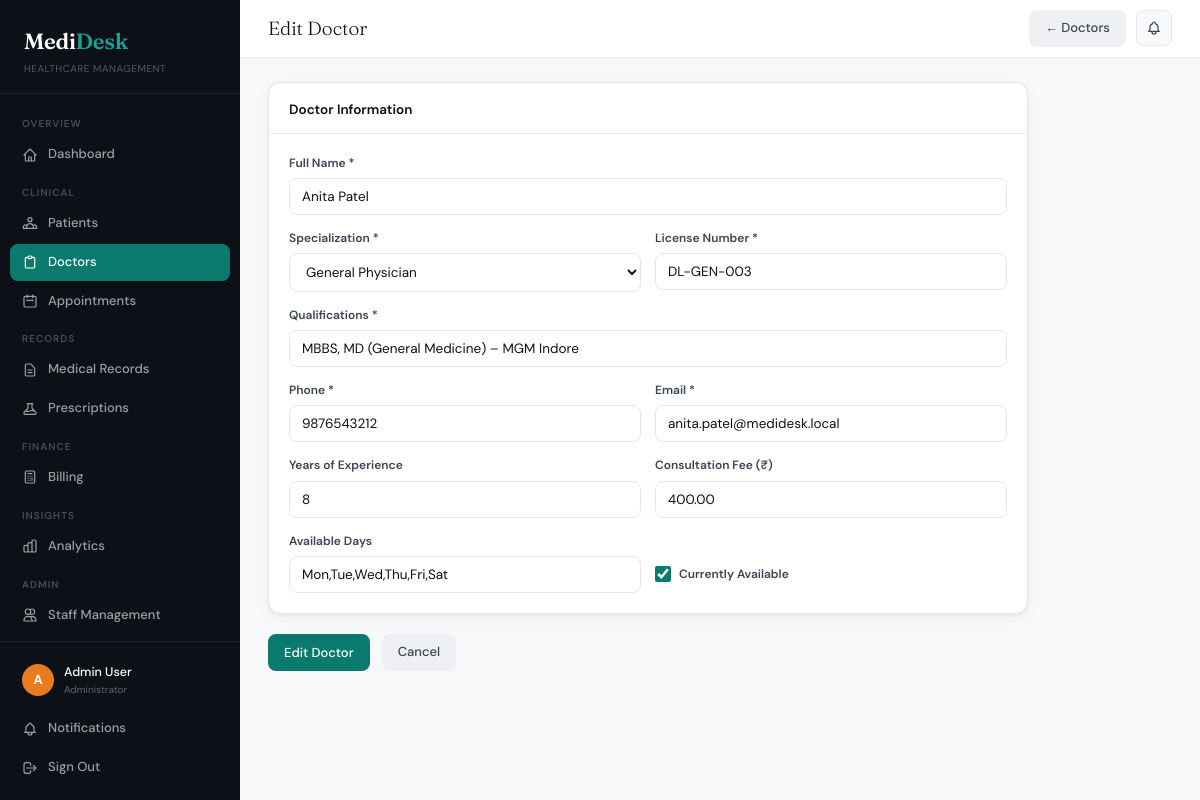
/doctors/3/edit/ (signed in), run on the app's committed database.
### core/models.py (models this page shows, shortened)
class Doctor(models.Model):
    SPECIALIZATIONS = [
        ('general', 'General Physician'), ('cardiology', 'Cardiology'),
        ('neurology', 'Neurology'), ('orthopedics', 'Orthopedics'),
        ('pediatrics', 'Pediatrics'), ('dermatology', 'Dermatology'),
        ('gynecology', 'Gynecology & Obstetrics'), ('psychiatry', 'Psychiatry'),
        ('ophthalmology', 'Ophthalmology'), ('ent', 'ENT'),
        ('oncology', 'Oncology'), ('radiology', 'Radiology'),
        ('urology', 'Urology'), ('nephrology', 'Nephrology'),
        ('gastroenterology', 'Gastroenterology'), ('endocrinology', 'Endocrinology'),
        ('pulmonology', 'Pulmonology'), ('rheumatology', 'Rheumatology'),
    ]
    user = models.OneToOneField(User, on_delete=models.CASCADE, null=True, blank=True, related_name='doctor_profile')
    name = models.CharField(max_length=200)
    specialization = models.CharField(max_length=50, choices=SPECIALIZATIONS)
    license_number = models.CharField(max_length=50, unique=True)
    phone = models.CharField(max_length=10, validators=[phone_validator])
    email = models.EmailField(unique=True)
    qualification = models.CharField(max_length=300)
    experience_years = models.PositiveIntegerField(default=0)
    consultation_fee = models.DecimalField(max_digits=8, decimal_places=2, default=500.00)
    available_days = models.CharField(max_length=200, default='Mon,Tue,Wed,Thu,Fri')
    slot_duration_minutes = models.PositiveIntegerField(default=15)
    morning_start = models.TimeField(null=True, blank=True)
    morning_end = models.TimeField(null=True, blank=True)
    evening_start = models.TimeField(null=True, blank=True)
    evening_end = models.TimeField(null=True, blank=True)
    is_available = models.BooleanField(default=True)
    created_at = models.DateTimeField(auto_now_add=True)
    class Meta:
        ordering = ['name']

### core/views.py (the view)
# urls.py: path('doctors/<int:pk>/edit/', views.doctor_edit, name='doctor_edit'),
@login_required
@role_required('admin')
def doctor_edit(request, pk):
    doctor = get_object_or_404(Doctor, pk=pk)
    if request.method == 'POST':
        form = DoctorForm(request.POST, instance=doctor)
        if form.is_valid():
            form.save()
            messages.success(request, 'Doctor profile updated.')
            return redirect('doctor_detail', pk=pk)
    else:
        form = DoctorForm(instance=doctor)
    return render(request, 'core/doctor_form.html', {'form': form, 'title': 'Edit Doctor', 'doctor': doctor})

### core/context_processors.py (called while the page is built, shortened)
def user_role(request):
    if not request.user.is_authenticated:
        return {'user_role': '', 'user_profile': None}
    if request.user.is_superuser:
        return {'user_role': 'admin', 'user_profile': None}

### core/views.py (called while the page is built)
def get_role(user):
    try:
        return user.profile.role
    except Exception:
        return 'admin' if user.is_superuser else 'receptionist'

def role_required(*roles):
    def decorator(view_func):
        @wraps(view_func)
        def wrapper(request, *args, **kwargs):
            if not request.user.is_authenticated:
                return redirect('login')
            r = get_role(request.user)
            if r not in roles and not request.user.is_superuser:
                messages.error(request, f'Access denied. You need role: {", ".join(roles)}.')
                return redirect('dashboard')
            return view_func(request, *args, **kwargs)
        return wrapper
    return decorator

### core/templates/core/doctor_form.html (shortened to what this page needs)
{% extends 'core/base.html' %}
{% block page_title %}{{ title }}{% endblock %}
{% block topbar_actions %}
<a href="/doctors/" class="btn btn-secondary">← Doctors</a>
{% endblock %}
{% block content %}
<div style="max-width:760px;">
  <form method="post">
    <div class="card" style="margin-bottom:20px;">
      <div class="card-header"><div class="card-title">Doctor Information</div></div>
      <div class="card-body">
        <div class="form-grid">
          <div class="form-group full">
            <label class="form-label">Full Name *</label>
            {{ form.name }}
          </div>
          <div class="form-group">
            <label class="form-label">Specialization *</label>
            {{ form.specialization }}
          </div>
          <div class="form-group">
            <label class="form-label">License Number *</label>
            {{ form.license_number }}
          </div>
          <div class="form-group full">
            <label class="form-label">Qualifications *</label>
            {{ form.qualification }}
          </div>
          <div class="form-group">
            <label class="form-label">Phone *</label>
            {{ form.phone }}
          </div>
          <div class="form-group">
            <label class="form-label">Email *</label>
            {{ form.email }}
          </div>
          <div class="form-group">
            <label class="form-label">Years of Experience</label>
            {{ form.experience_years }}
          </div>
          <div class="form-group">
            <label class="form-label">Consultation Fee (₹)</label>
            {{ form.consultation_fee }}
          </div>
          <div class="form-group">
            <label class="form-label">Available Days</label>
            {{ form.available_days }}
          </div>
          <div class="form-group" style="align-self:flex-end;">
            <label style="display:flex;align-items:center;gap:8px;cursor:pointer;padding:9px 0;">
              {{ form.is_available }}
              <span class="form-label" style="margin:0;">Currently Available</span>
            </label>
          </div>
        </div>
      </div>
    </div>
    <div style="display:flex;gap:12px;">
      <button type="submit" class="btn btn-primary">{{ title }}</button>
      <a href="/doctors/" class="btn btn-secondary">Cancel</a>
    </div>
  </form>
</div>
{% endblock %}

### core/templates/core/base.html (shortened to what this page needs)
<!DOCTYPE html>
<html lang="en">
<head>
</head>
<body>
{% if user.is_authenticated %}
<aside class="sidebar">
  <div class="sidebar-logo">
    <div class="brand">Medi<span>Desk</span></div>
    <div class="tagline">Healthcare Management</div>
  </div>
  <nav class="sidebar-nav">
    <div class="nav-label">Overview</div>
    <a href="/dashboard/" class="nav-item {% if request.resolver_match.url_name == 'dashboard' %}active{% endif %}">
      <svg fill="none" stroke="currentColor" viewBox="0 0 24 24"><path stroke-linecap="round" stroke-linejoin="round" stroke-width="1.8" d="M3 12l2-2m0 0l7-7 7 7M5 10v10a1 1 0 001 1h3m10-11l2 2m-2-2v10a1 1 0 01-1 1h-3m-6 0a1 1 0 001-1v-4a1 1 0 011-1h2a1 1 0 011 1v4a1 1 0 001 1m-6 0h6"/></svg>
      Dashboard
    </a>
    {% if not user_role == 'pharmacist' %}
    <div class="nav-label">Clinical</div>
    <a href="/patients/" class="nav-item {% if 'patient' in request.resolver_match.url_name %}active{% endif %}">
      Patients
    </a>
    {% endif %}
    {% if user.is_superuser or user_role == 'admin' or user_role == 'receptionist' %}
    <a href="/doctors/" class="nav-item {% if 'doctor' in request.resolver_match.url_name %}active{% endif %}">
      <svg fill="none" stroke="currentColor" viewBox="0 0 24 24"><path stroke-linecap="round" stroke-linejoin="round" stroke-width="1.8" d="M9 5H7a2 2 0 00-2 2v12a2 2 0 002 2h10a2 2 0 002-2V7a2 2 0 00-2-2h-2M9 5a2 2 0 002 2h2a2 2 0 002-2M9 5a2 2 0 012-2h2a2 2 0 012 2"/></svg>
      Doctors
    </a>
    {% endif %}
    {% if not user_role == 'pharmacist' %}
    <a href="/appointments/" class="nav-item {% if 'appointment' in request.resolver_match.url_name %}active{% endif %}">
      <svg fill="none" stroke="currentColor" viewBox="0 0 24 24"><path stroke-linecap="round" stroke-linejoin="round" stroke-width="1.8" d="M8 7V3m8 4V3m-9 8h10M5 21h14a2 2 0 002-2V7a2 2 0 00-2-2H5a2 2 0 00-2 2v12a2 2 0 002 2z"/></svg>
      Appointments
    </a>
    {% endif %}
    {% if not user_role == 'pharmacist' %}
    <div class="nav-label">Records</div>
    <a href="/records/" class="nav-item {% if 'record' in request.resolver_match.url_name %}active{% endif %}">
      <svg fill="none" stroke="currentColor" viewBox="0 0 24 24"><path stroke-linecap="round" stroke-linejoin="round" stroke-width="1.8" d="M9 12h6m-6 4h6m2 5H7a2 2 0 01-2-2V5a2 2 0 012-2h5.586a1 1 0 01.707.293l5.414 5.414a1 1 0 01.293.707V19a2 2 0 01-2 2z"/></svg>
      Medical Records
    </a>
    {% endif %}
    <a href="/prescriptions/" class="nav-item {% if 'prescription' in request.resolver_match.url_name %}active{% endif %}">
      Prescriptions
    </a>
    {% if user.is_superuser or user_role == 'admin' or user_role == 'receptionist' %}
    <div class="nav-label">Finance</div>
    <a href="/billing/" class="nav-item {% if 'bill' in request.resolver_match.url_name %}active{% endif %}">
      <svg fill="none" stroke="currentColor" viewBox="0 0 24 24"><path stroke-linecap="round" stroke-linejoin="round" stroke-width="1.8" d="M9 7h6m0 10v-3m-3 3h.01M9 17h.01M9 14h.01M12 14h.01M15 11h.01M12 11h.01M9 11h.01M7 21h10a2 2 0 002-2V5a2 2 0 00-2-2H7a2 2 0 00-2 2v14a2 2 0 002 2z"/></svg>
      Billing
    </a>
    {% endif %}
    {% if user.is_superuser or user_role == 'admin' or user_role == 'doctor' or user_role == 'receptionist' %}
    <div class="nav-label">Insights</div>
    <a href="/analytics/" class="nav-item {% if request.resolver_match.url_name == 'analytics' %}active{% endif %}">
      Analytics
    </a>
    {% endif %}
    {% if user.is_superuser or user_role == 'admin' %}
    <div class="nav-label">Admin</div>
    <a href="/staff/" class="nav-item {% if 'staff' in request.resolver_match.url_name %}active{% endif %}">
      <svg fill="none" stroke="currentColor" viewBox="0 0 24 24"><path stroke-linecap="round" stroke-linejoin="round" stroke-width="1.8" d="M12 4.354a4 4 0 110 5.292M15 21H3v-1a6 6 0 0112 0v1zm0 0h6v-1a6 6 0 00-9-5.197M13 7a4 4 0 11-8 0 4 4 0 018 0z"/></svg>
      Staff Management
    </a>
    {% endif %}
  </nav>
  <div class="sidebar-footer">
    <div class="user-block">
      <div class="user-av av-{% if user.is_superuser %}admin{% else %}{{ user_role|default:'admin' }}{% endif %}">
        {{ user.username|first|upper }}
      </div>
      <div>
        <div class="user-name">{{ user.get_full_name|default:user.username }}</div>
        <div class="user-role">
          {% if user.is_superuser %}Administrator
          {% else %}{{ user_profile.get_role_display|default:"Staff" }}{% endif %}
        </div>
      </div>
    </div>
    <a href="/notifications/" class="nav-item {% if request.resolver_match.url_name == 'notifications' %}active{% endif %}">
      Notifications
    </a>
    <a href="/logout/" class="nav-item">
      <svg fill="none" stroke="currentColor" viewBox="0 0 24 24"><path stroke-linecap="round" stroke-linejoin="round" stroke-width="1.8" d="M17 16l4-4m0 0l-4-4m4 4H7m6 4v1a3 3 0 01-3 3H6a3 3 0 01-3-3V7a3 3 0 013-3h4a3 3 0 013 3v1"/></svg>
      Sign Out
    </a>
  </div>
</aside>
<div class="main-wrap">
  <div class="topbar">
    <div class="topbar-title">{% block page_title %}<strong>Dashboard</strong>{% endblock %}</div>
    <div class="topbar-right">
      {% block topbar_actions %}{% endblock %}
      <a href="/notifications/" class="notif-btn" title="Notifications">
      </a>
    </div>
  </div>
  <div class="page-content">
    {% block content %}{% endblock %}
  </div>
</div>
{% else %}
{% block auth_content %}{% endblock %}
{% endif %}
</body>
</html>

### core/templates/core/base.html (style rules this page uses)
:root { --ink:#0d1117;--ink-2:#3b4452;--ink-3:#7a8699;--surface:#f7f8fa;--surface-2:#eef0f4;--white:#fff;--teal:#0b7a6e;--teal-light:#e6f4f2;--teal-mid:#1aa395;--amber:#e87c1e;--amber-light:#fef3e6;--rose:#c0392b;--rose-light:#fdecea;--blue:#1a56b0;--blue-light:#e8f0fd;--green:#1a7a3e;--green-light:#e6f5ec;--border:#e2e6ed;--shadow:0 1px 3px rgba(13,17,23,.06),0 4px 16px rgba(13,17,23,.04);--shadow-md:0 2px 8px rgba(13,17,23,.08),0 8px 32px rgba(13,17,23,.06);--radius:12px;--radius-sm:8px; }
* { box-sizing:border-box;margin:0;padding:0; }
body { font-family:'DM Sans',sans-serif;background:var(--surface);color:var(--ink);font-size:14px;line-height:1.6;min-height:100vh; }
a { color:inherit;text-decoration:none; }
.sidebar { position:fixed;top:0;left:0;width:240px;height:100vh;background:var(--ink);display:flex;flex-direction:column;z-index:100;overflow:hidden; }
.sidebar-logo { padding:24px 24px 16px;border-bottom:1px solid rgba(255,255,255,.08); }
.brand { font-family:'Fraunces',serif;font-size:22px;font-weight:600;color:#fff;letter-spacing:-.3px; }
.brand span { color:var(--teal-mid); }
.tagline { font-size:10px;color:rgba(255,255,255,.3);margin-top:2px;letter-spacing:.5px;text-transform:uppercase; }
.sidebar-nav { padding:12px 10px;flex:1;overflow-y:auto; }
.nav-label { font-size:10px;font-weight:600;color:rgba(255,255,255,.25);letter-spacing:1px;text-transform:uppercase;padding:10px 12px 4px; }
.nav-item { display:flex;align-items:center;gap:10px;padding:8px 12px;border-radius:8px;color:rgba(255,255,255,.6);font-size:13px;font-weight:500;transition:all .15s;margin-bottom:2px;cursor:pointer; }
.nav-item.active { background:var(--teal);color:#fff; }
.nav-item svg { width:16px;height:16px;flex-shrink:0; }
.sidebar-footer { padding:12px 10px;border-top:1px solid rgba(255,255,255,.08); }
.user-block { display:flex;align-items:center;gap:10px;padding:8px 12px;border-radius:8px;margin-bottom:4px; }
.user-av { width:32px;height:32px;border-radius:50%;display:flex;align-items:center;justify-content:center;font-size:13px;font-weight:700;color:#fff;flex-shrink:0; }
.user-name { font-size:12.5px;font-weight:500;color:#fff; }
.user-role { font-size:10px;color:rgba(255,255,255,.35);text-transform:capitalize; }
.av-admin { background:#e87c1e; }
.main-wrap { margin-left:240px;min-height:100vh; }
.topbar { background:#fff;border-bottom:1px solid var(--border);padding:0 28px;height:58px;display:flex;align-items:center;justify-content:space-between;position:sticky;top:0;z-index:50; }
.topbar-title { font-family:'Fraunces',serif;font-size:19px;font-weight:300;color:var(--ink); }
.topbar-right { display:flex;align-items:center;gap:10px; }
.notif-btn { position:relative;width:36px;height:36px;border-radius:8px;background:var(--surface);border:1px solid var(--border);display:flex;align-items:center;justify-content:center;cursor:pointer;color:var(--ink-2);text-decoration:none; }
.btn { display:inline-flex;align-items:center;gap:6px;padding:8px 16px;border-radius:var(--radius-sm);font-size:13px;font-weight:500;font-family:'DM Sans',sans-serif;cursor:pointer;border:none;transition:all .15s;text-decoration:none; }
.btn-primary { background:var(--teal);color:#fff; }
.btn-secondary { background:var(--surface-2);color:var(--ink-2); }
.page-content { padding:24px 28px; }
.card { background:#fff;border:1px solid var(--border);border-radius:var(--radius);box-shadow:var(--shadow); }
.card-header { padding:16px 20px 12px;border-bottom:1px solid var(--border);display:flex;align-items:center;justify-content:space-between; }
.card-title { font-size:13.5px;font-weight:600;color:var(--ink); }
.card-body { padding:20px; }
.form-grid { display:grid;grid-template-columns:1fr 1fr;gap:14px; }
.form-group { display:flex;flex-direction:column;gap:5px; }
.form-group.full { grid-column:1/-1; }
.form-label { font-size:12px;font-weight:600;color:var(--ink-2); }
.form-input { width:100%;padding:9px 12px;border:1.5px solid var(--border);border-radius:var(--radius-sm);font-family:'DM Sans',sans-serif;font-size:13.5px;color:var(--ink);background:#fff;transition:border .15s,box-shadow .15s; }
.form-checkbox { width:16px;height:16px;accent-color:var(--teal); }

### data on the page
Doctor: name "Anita Patel", specialization "General Physician", license_number "DL-GEN-003", qualification "MBBS, MD (General Medicine) – MGM Indore", phone "9876543212", email "anita.patel@medidesk.local", experience_years "8", consultation_fee "400.00", available_days "Mon,Tue,Wed,Thu,Fri,Sat", is_available "☑"

### other printed values
{{ user.username|first|upper }} "A"
{{ user.get_full_name|default:user.username }} "Admin User"
{{ title }} "Edit Doctor"
